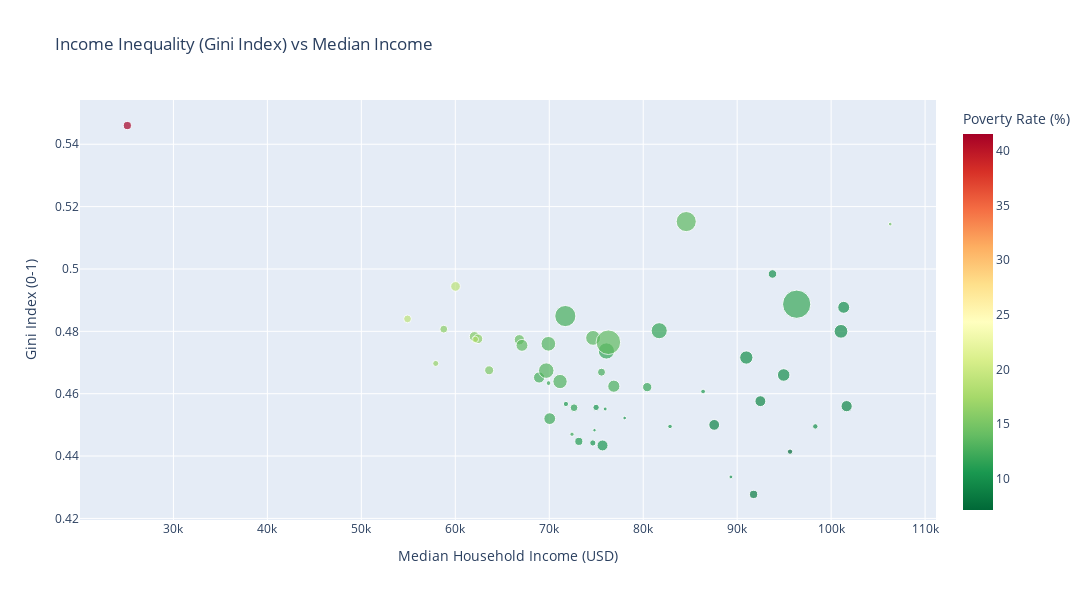

Notebook code for this chart:
### Code cell
# ============================================================================
# VISUALIZATION 2: GINI INDEX vs MEDIAN INCOME SCATTER
# ============================================================================

if df_clean is not None and len(df_clean) > 0:
    fig2 = px.scatter(
        df_clean,
        x='median_household_income',
        y='gini_index',
        size='total_population',
        color='poverty_rate',
        hover_name='NAME',
        hover_data={
            'median_household_income': ':$,.0f',
            'gini_index': ':.3f',
            'poverty_rate': ':.1f',
            'total_population': ':,.0f'
        },
        color_continuous_scale='RdYlGn_r',
        title='Income Inequality (Gini Index) vs Median Income',
        labels={
            'median_household_income': 'Median Household Income (USD)',
            'gini_index': 'Gini Index (0-1)',
            'poverty_rate': 'Poverty Rate (%)',
            'total_population': 'Population'
        }
    )
    
    fig2.update_layout(
        width=1200,
        height=600
    )
    
    fig2.show()
else:
    print("\nWARNING: No data available for visualization.")

### Figure 1 — Plotly figure (JSON) as saved in the notebook; plotly's stock layout.template omitted (floating-point values rounded to 4 significant figures)
{"data": [{"customdata": [[15.63, 5054000.0], [10.18, 734000.0], [12.76, 7268000.0], [16.02, 3033000.0], [11.97, 39240000.0], [9.383, 5811000.0], [10.03, 3598000.0], [10.73, 1006000.0], [14.53, 672100.0], [12.62, 21930000.0], [13.48, 10820000.0], [9.966, 1446000.0], [10.64, 1893000.0], [11.72, 12690000.0], [12.2, 6812000.0], [10.99, 3196000.0], [11.52, 2938000.0], [16.14, 4511000.0], [18.88, 4621000.0], [10.78, 1377000.0], [9.35, 6171000.0], [9.982, 6992000.0], [13.05, 10050000.0], [9.197, 5714000.0], [19.06, 2951000.0], [12.62, 6168000.0], [12.05, 1105000.0], [10.3, 1966000.0], [12.59, 3141000.0], [7.156, 1388000.0], [9.771, 9267000.0], [18.1, 2115000.0], [13.7, 19870000.0], [13.17, 10580000.0], [10.58, 779400.0], [13.24, 11780000.0], [15.33, 3995000.0], [11.89, 4239000.0], [11.78, 12990000.0], [10.91, 1095000.0], [14.19, 5213000.0], [12.01, 899200.0], [13.77, 6986000.0], [13.8, 29640000.0], [8.557, 3331000.0], [10.27, 645300.0], [9.923, 8657000.0], [9.906, 7741000.0], [16.64, 1784000.0], [10.58, 5892000.0], [10.73, 579800.0], [41.55, 3255000.0]], "hovertemplate": "<b>%{hovertext}</b><br><br>Median Household Income (USD)=%{x:$,.0f}<br>Gini Index (0-1)=%{y:.3f}<br>Population=%{customdata[1]:,.0f}<br>Poverty Rate (%)=%{marker.color:.1f}<extra></extra>", "hovertext": ["Alabama", "Alaska", "Arizona", "Arkansas", "California", "Colorado", "Connecticut", "Delaware", "District of Columbia", "Florida", "Georgia", "Hawaii", "Idaho", "Illinois", "Indiana", "Iowa", "Kansas", "Kentucky", "Louisiana", "Maine", "Maryland", "Massachusetts", "Michigan", "Minnesota", "Mississippi", "Missouri", "Montana", "Nebraska", "Nevada", "New Hampshire", "New Jersey", "New Mexico", "New York", "North Carolina", "North Dakota", "Ohio", "Oklahoma", "Oregon", "Pennsylvania", "Rhode Island", "South Carolina", "South Dakota", "Tennessee", "Texas", "Utah", "Vermont", "Virginia", "Washington", "West Virginia", "Wisconsin", "Wyoming", "Puerto Rico"], "legendgroup": "", "marker": {"color": [15.63, 10.18, 12.76, 16.02, 11.97, 9.383, 10.03, 10.73, 14.53, 12.62, 13.48, 9.966, 10.64, 11.72, 12.2, 10.99, 11.52, 16.14, 18.88, 10.78, 9.35, 9.982, 13.05, 9.197, 19.06, 12.62, 12.05, 10.3, 12.59, 7.156, 9.771, 18.1, 13.7, 13.17, 10.58, 13.24, 15.33, 11.89, 11.78, 10.91, 14.19, 12.01, 13.77, 13.8, 8.557, 10.27, 9.923, 9.906, 16.64, 10.58, 10.73, 41.55], "coloraxis": "coloraxis", "size": [5054253, 733971, 7268175, 3032651, 39242785, 5810774, 3598348, 1005872, 672079, 21928881, 10822590, 1445635, 1893296, 12692653, 6811752, 3195937, 2937569, 4510725, 4621025, 1377400, 6170738, 6992395, 10051595, 5713716, 2951438, 6168181, 1105072, 1965926, 3141000, 1387834, 9267014, 2114768, 19872319, 10584340, 779361, 11780046, 3995260, 4238714, 12986518, 1095371, 5212774, 899194, 6986082, 29640343, 3331187, 645254, 8657499, 7740984, 1784462, 5892023, 579761, 3254885], "sizemode": "area", "sizeref": 98110.0, "symbol": "circle"}, "mode": "markers", "name": "", "orientation": "v", "showlegend": false, "type": "scatter", "x": [62027, 89336, 76872, 58773, 96334, 92470, 93760, 82855, 106287, 71711, 74664, 98317, 74636, 81702, 70051, 73147, 72639, 62417, 60023, 71773, 101652, 101341, 71149, 87556, 54915, 68920, 69922, 74985, 75561, 95628, 101050, 62125, 84578, 69904, 75949, 69680, 63603, 80426, 76081, 86372, 66818, 72421, 67097, 76292, 91750, 78024, 90974, 94952, 57917, 75670, 74815, 25096], "xaxis": "x", "y": [0.4783, 0.4333, 0.4624, 0.4807, 0.4887, 0.4576, 0.4984, 0.4495, 0.5144, 0.4849, 0.4779, 0.4495, 0.4442, 0.4802, 0.452, 0.4447, 0.4555, 0.4776, 0.4944, 0.4567, 0.456, 0.4877, 0.4639, 0.45, 0.484, 0.4652, 0.4634, 0.4556, 0.4669, 0.4414, 0.48, 0.4774, 0.5152, 0.476, 0.4551, 0.4674, 0.4675, 0.4621, 0.4737, 0.4607, 0.4773, 0.447, 0.4755, 0.4765, 0.4277, 0.4522, 0.4716, 0.466, 0.4697, 0.4434, 0.4483, 0.546], "yaxis": "y"}], "layout": {"coloraxis": {"colorbar": {"title": {"text": "Poverty Rate (%)"}}, "colorscale": [[0, "rgb(0,104,55)"], [0.1, "rgb(26,152,80)"], [0.2, "rgb(102,189,99)"], [0.3, "rgb(166,217,106)"], [0.4, "rgb(217,239,139)"], [0.5, "rgb(255,255,191)"], [0.6, "rgb(254,224,139)"], [0.7, "rgb(253,174,97)"], [0.8, "rgb(244,109,67)"], [0.9, "rgb(215,48,39)"], [1, "rgb(165,0,38)"]]}, "height": 600, "legend": {"itemsizing": "constant", "tracegroupgap": 0}, "title": {"text": "Income Inequality (Gini Index) vs Median Income"}, "width": 1200, "xaxis": {"anchor": "y", "domain": [0, 1], "title": {"text": "Median Household Income (USD)"}}, "yaxis": {"anchor": "x", "domain": [0, 1], "title": {"text": "Gini Index (0-1)"}}}}
